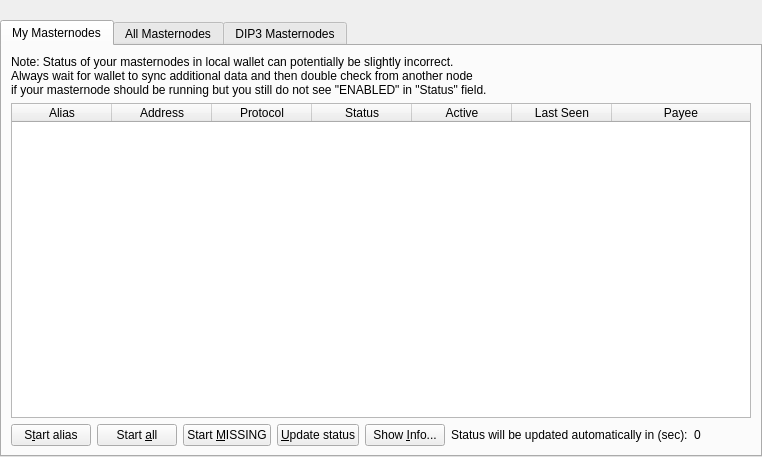
<?xml version="1.0" encoding="UTF-8"?>
<ui version="4.0">
 <class>MasternodeList</class>
 <widget class="QWidget" name="MasternodeList">
  <property name="geometry">
   <rect>
    <x>0</x>
    <y>0</y>
    <width>762</width>
    <height>457</height>
   </rect>
  </property>
  <property name="windowTitle">
   <string>Form</string>
  </property>
  <layout class="QVBoxLayout" name="topLayout">
   <property name="leftMargin">
    <number>0</number>
   </property>
   <property name="topMargin">
    <number>0</number>
   </property>
   <property name="rightMargin">
    <number>0</number>
   </property>
   <property name="bottomMargin">
    <number>0</number>
   </property>
   <item>
    <layout class="QVBoxLayout" name="verticalLayout">
     <property name="bottomMargin">
      <number>0</number>
     </property>
     <item>
      <spacer name="horizontalSpacer0">
       <property name="orientation">
        <enum>Qt::Horizontal</enum>
       </property>
       <property name="sizeHint" stdset="0">
        <size>
         <width>40</width>
         <height>20</height>
        </size>
       </property>
      </spacer>
     </item>
     <item>
      <widget class="QTabWidget" name="tabWidget">
       <property name="currentIndex">
        <number>0</number>
       </property>
       <widget class="QWidget" name="tabMyMasternodes">
        <attribute name="title">
         <string>My Masternodes</string>
        </attribute>
        <layout class="QGridLayout" name="gridLayout_2">
         <item row="0" column="0">
          <layout class="QVBoxLayout" name="verticalLayout_2">
           <property name="bottomMargin">
            <number>0</number>
           </property>
           <item>
            <layout class="QHBoxLayout" name="horizontalLayout_note">
             <property name="bottomMargin">
              <number>0</number>
             </property>
             <item>
              <widget class="QLabel" name="updateNote">
               <property name="text">
                <string>Note: Status of your masternodes in local wallet can potentially be slightly incorrect.&lt;br /&gt;Always wait for wallet to sync additional data and then double check from another node&lt;br /&gt;if your masternode should be running but you still do not see &quot;ENABLED&quot; in &quot;Status&quot; field.</string>
               </property>
              </widget>
             </item>
            </layout>
           </item>
           <item>
            <widget class="QTableWidget" name="tableWidgetMyMasternodes">
             <property name="minimumSize">
              <size>
               <width>695</width>
               <height>0</height>
              </size>
             </property>
             <property name="editTriggers">
              <set>QAbstractItemView::NoEditTriggers</set>
             </property>
             <property name="alternatingRowColors">
              <bool>true</bool>
             </property>
             <property name="selectionMode">
              <enum>QAbstractItemView::SingleSelection</enum>
             </property>
             <property name="selectionBehavior">
              <enum>QAbstractItemView::SelectRows</enum>
             </property>
             <property name="sortingEnabled">
              <bool>true</bool>
             </property>
             <attribute name="horizontalHeaderStretchLastSection">
              <bool>true</bool>
             </attribute>
             <column>
              <property name="text">
               <string>Alias</string>
              </property>
             </column>
             <column>
              <property name="text">
               <string>Address</string>
              </property>
             </column>
             <column>
              <property name="text">
               <string>Protocol</string>
              </property>
             </column>
             <column>
              <property name="text">
               <string>Status</string>
              </property>
             </column>
             <column>
              <property name="text">
               <string>Active</string>
              </property>
             </column>
             <column>
              <property name="text">
               <string>Last Seen</string>
              </property>
             </column>
             <column>
              <property name="text">
               <string>Payee</string>
              </property>
             </column>
            </widget>
           </item>
           <item>
            <layout class="QHBoxLayout" name="horizontalLayout_5">
             <property name="bottomMargin">
              <number>0</number>
             </property>
             <item>
              <widget class="QPushButton" name="startButton">
               <property name="text">
                <string>S&amp;tart alias</string>
               </property>
              </widget>
             </item>
             <item>
              <widget class="QPushButton" name="startAllButton">
               <property name="text">
                <string>Start &amp;all</string>
               </property>
              </widget>
             </item>
             <item>
              <widget class="QPushButton" name="startMissingButton">
               <property name="text">
                <string>Start &amp;MISSING</string>
               </property>
              </widget>
             </item>
             <item>
              <widget class="QPushButton" name="UpdateButton">
               <property name="text">
                <string>&amp;Update status</string>
               </property>
              </widget>
             </item>
             <item>
              <widget class="QPushButton" name="QRButton">
               <property name="toolTip">
                <string>Show additional Masternode information</string>
               </property>
               <property name="text">
                <string>Show &amp;Info...</string>
               </property>
              </widget>
             </item>
             <item>
              <widget class="QLabel" name="autoupdate_label">
               <property name="text">
                <string>Status will be updated automatically in (sec):</string>
               </property>
              </widget>
             </item>
             <item>
              <widget class="QLabel" name="secondsLabel">
               <property name="text">
                <string>0</string>
               </property>
              </widget>
             </item>
             <item>
              <spacer name="horizontalSpacer_5">
               <property name="orientation">
                <enum>Qt::Horizontal</enum>
               </property>
               <property name="sizeHint" stdset="0">
                <size>
                 <width>40</width>
                 <height>20</height>
                </size>
               </property>
              </spacer>
             </item>
            </layout>
           </item>
          </layout>
         </item>
        </layout>
       </widget>
       <widget class="QWidget" name="tabAllMasternodes">
        <attribute name="title">
         <string>All Masternodes</string>
        </attribute>
        <layout class="QGridLayout" name="gridLayout">
         <item row="1" column="0" rowspan="2" colspan="2">
          <layout class="QHBoxLayout" name="horizontalLayout_3">
           <property name="bottomMargin">
            <number>0</number>
           </property>
           <item>
            <widget class="QLabel" name="label_filter">
             <property name="text">
              <string>Filter List:</string>
             </property>
            </widget>
           </item>
           <item>
            <widget class="QLineEdit" name="filterLineEdit">
             <property name="toolTip">
              <string>Filter masternode list</string>
             </property>
            </widget>
           </item>
           <item>
            <spacer name="horizontalSpacer_3">
             <property name="orientation">
              <enum>Qt::Horizontal</enum>
             </property>
             <property name="sizeHint" stdset="0">
              <size>
               <width>10</width>
               <height>20</height>
              </size>
             </property>
            </spacer>
           </item>
           <item>
            <widget class="QLabel" name="label_count">
             <property name="text">
              <string>Node Count:</string>
             </property>
            </widget>
           </item>
           <item>
            <widget class="QLabel" name="countLabel">
             <property name="text">
              <string>0</string>
             </property>
            </widget>
           </item>
          </layout>
         </item>
         <item row="3" column="0">
          <widget class="QTableWidget" name="tableWidgetMasternodes">
           <property name="editTriggers">
            <set>QAbstractItemView::NoEditTriggers</set>
           </property>
           <property name="alternatingRowColors">
            <bool>true</bool>
           </property>
           <property name="selectionBehavior">
            <enum>QAbstractItemView::SelectRows</enum>
           </property>
           <property name="selectionMode">
            <enum>QAbstractItemView::NoSelection</enum>
           </property>
           <property name="sortingEnabled">
            <bool>true</bool>
           </property>
           <attribute name="horizontalHeaderStretchLastSection">
            <bool>true</bool>
           </attribute>
           <column>
            <property name="text">
             <string>Address</string>
            </property>
           </column>
           <column>
            <property name="text">
             <string>Protocol</string>
            </property>
           </column>
           <column>
            <property name="text">
             <string>Status</string>
            </property>
           </column>
           <column>
            <property name="text">
             <string>Active</string>
            </property>
           </column>
           <column>
            <property name="text">
             <string>Last Seen</string>
            </property>
           </column>
           <column>
            <property name="text">
             <string>Payee</string>
            </property>
           </column>
          </widget>
         </item>
         <item row="0" column="0">
          <widget class="QLabel" name="legacyListNote">
           <property name="text">
            <string>&lt;html&gt;&lt;head/&gt;&lt;body&gt;&lt;p&gt;Note: This list represents the legacy and non-deterministic masternode list. It is only active as long as DIP3 has not been fully activated. After activation, this list will be empty.&lt;/p&gt;&lt;/body&gt;&lt;/html&gt;</string>
           </property>
           <property name="textFormat">
            <enum>Qt::AutoText</enum>
           </property>
           <property name="wordWrap">
            <bool>true</bool>
           </property>
          </widget>
         </item>
        </layout>
       </widget>
       <widget class="QWidget" name="tabDIP3Masternodes">
        <attribute name="title">
         <string>DIP3 Masternodes</string>
        </attribute>
        <layout class="QGridLayout" name="gridLayout_3">
         <item row="1" column="0">
          <layout class="QHBoxLayout" name="horizontalLayout_4">
           <property name="bottomMargin">
            <number>0</number>
           </property>
           <item>
            <widget class="QLabel" name="label_filter_2">
             <property name="text">
              <string>Filter List:</string>
             </property>
            </widget>
           </item>
           <item>
            <widget class="QLineEdit" name="filterLineEditDIP3">
             <property name="toolTip">
              <string>Filter masternode list</string>
             </property>
            </widget>
           </item>
           <item>
            <widget class="QCheckBox" name="checkBoxMyMasternodesOnly">
             <property name="toolTip">
              <string>Show only masternodes this wallet has keys for.</string>
             </property>
             <property name="text">
              <string>My masternodes only</string>
             </property>
            </widget>
           </item>
           <item>
            <spacer name="horizontalSpacer_4">
             <property name="orientation">
              <enum>Qt::Horizontal</enum>
             </property>
             <property name="sizeHint" stdset="0">
              <size>
               <width>10</width>
               <height>20</height>
              </size>
             </property>
            </spacer>
           </item>
           <item>
            <widget class="QLabel" name="label_count_2">
             <property name="text">
              <string>Node Count:</string>
             </property>
            </widget>
           </item>
           <item>
            <widget class="QLabel" name="countLabelDIP3">
             <property name="text">
              <string>0</string>
             </property>
            </widget>
           </item>
          </layout>
         </item>
         <item row="2" column="0">
          <widget class="QTableWidget" name="tableWidgetMasternodesDIP3">
           <property name="editTriggers">
            <set>QAbstractItemView::NoEditTriggers</set>
           </property>
           <property name="alternatingRowColors">
            <bool>true</bool>
           </property>
           <property name="selectionMode">
            <enum>QAbstractItemView::SingleSelection</enum>
           </property>
           <property name="selectionBehavior">
            <enum>QAbstractItemView::SelectRows</enum>
           </property>
           <property name="sortingEnabled">
            <bool>true</bool>
           </property>
           <attribute name="horizontalHeaderStretchLastSection">
            <bool>true</bool>
           </attribute>
           <column>
            <property name="text">
             <string>Address</string>
            </property>
           </column>
           <column>
            <property name="text">
             <string>Status</string>
            </property>
           </column>
           <column>
            <property name="text">
             <string>PoSe Score</string>
            </property>
           </column>
           <column>
            <property name="text">
             <string>Registered</string>
            </property>
           </column>
           <column>
            <property name="text">
             <string>Last Paid</string>
            </property>
           </column>
           <column>
            <property name="text">
             <string>Next Payment</string>
            </property>
           </column>
           <column>
            <property name="text">
             <string>Payee</string>
            </property>
           </column>
           <column>
            <property name="text">
             <string>Operator Reward</string>
            </property>
           </column>
          </widget>
         </item>
         <item row="0" column="0">
          <widget class="QLabel" name="dip3NoteLabel">
           <property name="text">
            <string>&lt;html&gt;&lt;head/&gt;&lt;body&gt;&lt;p&gt;Note: This list is not active yet and only for informational purposes. The network is still running in compatibility mode, which means that the non-deterministic masternode list is still active. Only after activation (new release), this list will become the active one. Also, the values in the payment related fields are not used at the moment, but still updated for every block. Please ignore this until activation.&lt;/p&gt;&lt;/body&gt;&lt;/html&gt;</string>
           </property>
           <property name="textFormat">
            <enum>Qt::AutoText</enum>
           </property>
           <property name="wordWrap">
            <bool>true</bool>
           </property>
          </widget>
         </item>
        </layout>
       </widget>
      </widget>
     </item>
    </layout>
   </item>
  </layout>
 </widget>
 <resources/>
 <connections/>
</ui>
